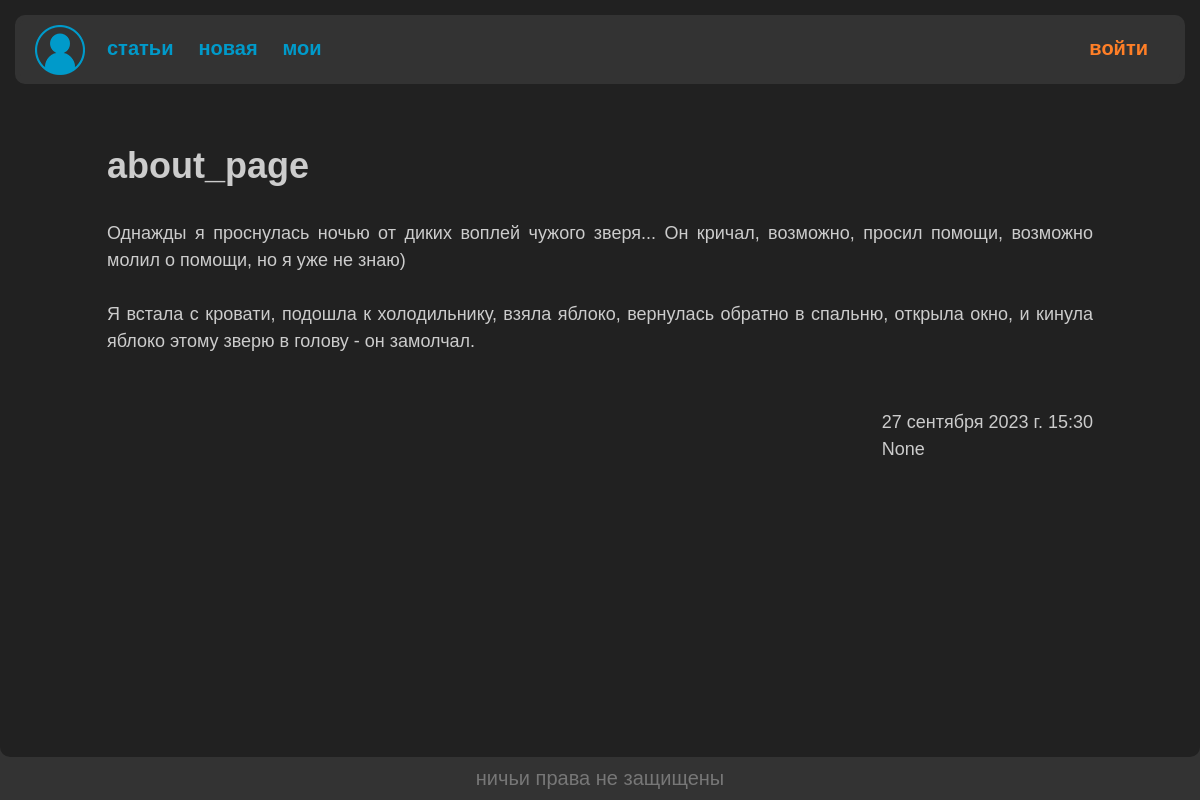
The page /pager/list/20/ on the database as committed earlier.
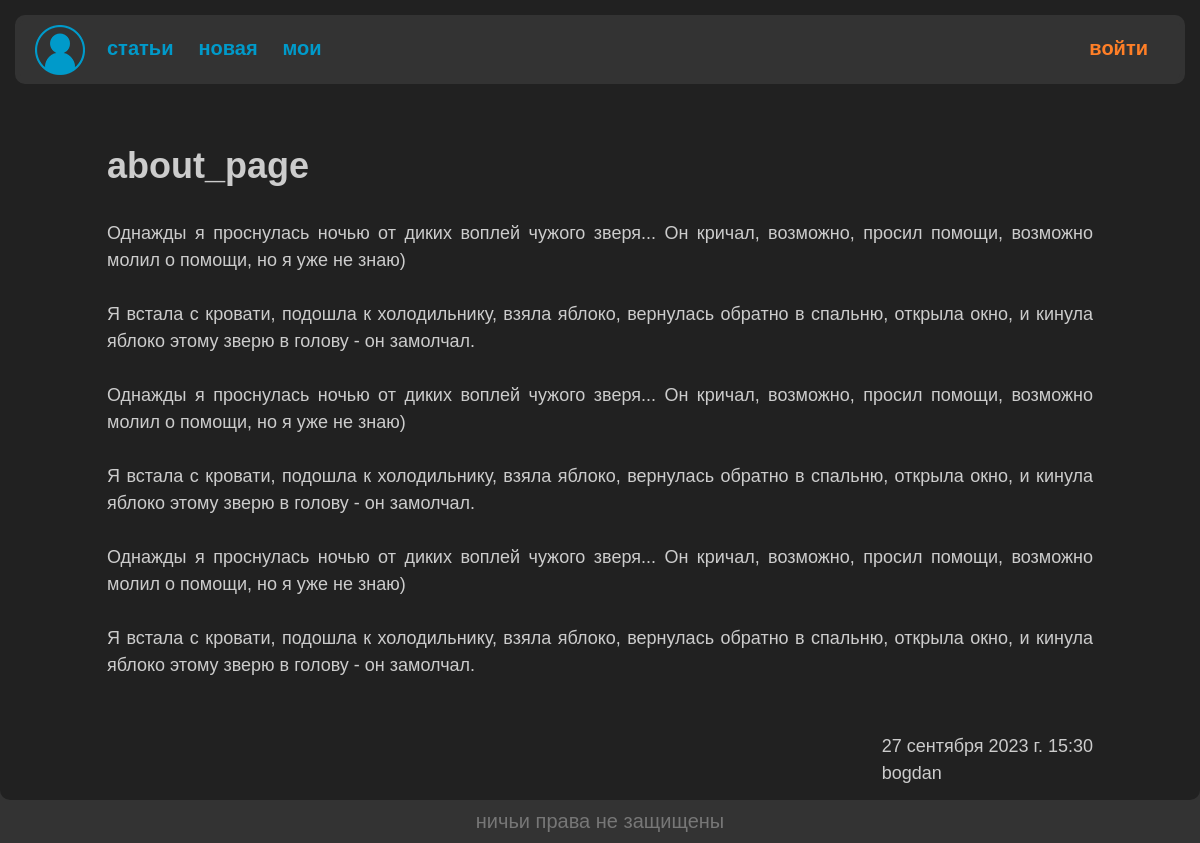
The same page on the database as committed later.
### pager/models.py (models this page shows, shortened)
class Page(models.Model):
    name = models.CharField(max_length=25)
    text = models.TextField(blank=True)
    date = models.DateTimeField(auto_now_add=True)
    user = models.ForeignKey('userface.CustomUser',
                             on_delete=models.SET_NULL,
                             null=True,
                             related_name='author')
    def get_absolute_url(self, prefix='text'):
        return reverse(prefix, kwargs={'page_id': self.id})
    class Meta:
        ordering = ['-date']  # установка дефолтной сортировке по дате

### userface/models.py (models this page shows, shortened)
class CustomUser(AbstractUser):
    settings = models.JSONField('settings',
                                default=get_default_settings)
    def __str__(self):
        return self.username

### pager/views.py (the view)
# urls.py: path('list/<int:page_id>/', TextPage.as_view(), name='text'),
class TextPage(DataMixin, View):
    def get(self, request, page_id):
        page = Page.objects.get(id=page_id)
        context = self.get_context({
            'id': page_id,
            'name': page.name,
            'text': page.text.split('\n'),
            'date': page.date,
            'edit_url': page.get_absolute_url('edit'),
            'author': page.user,
            'edit_access': (str(page.user) == request.user.username)
        })
        return render(request, "pager/text.html", context=context)

### pager/utils.py (called while the page is built)
    @staticmethod
    def get_context(context={}) -> dict:
        base = {
            'menu': menu,
            'theme': 0
        }
        return base | context

### pager/templates/pager/text.html (shortened to what this page needs)
{% extends 'userface/base.html' %}
{% block content %}
<h1>{{ name }}</h1>
<br>
{% for t in text %}
{{ t }}
<br>
<br>
{% endfor %}
<br>
<div class="date">
    {{ date }}
    <br>
    {{ author }}
</div>
<br>
{% endblock %}

### userface/templates/userface/base.html (shortened to what this page needs)
{% load static %}
<!DOCTYPE html>
<html>
<head>
    <link type="text/css" href="{% static 'userface/css/styles.css' %}" rel="stylesheet"/>
</head>
<body>
<div class="sub-body">
    <div class="over-border">
        <div class="header">
            <div class="logo">
                <a href="{% url 'main' %}"><img src="{% static 'userface/images/icon.png' %}" alt=""></a>
            </div>
            <div class="nav">
                {% block menu %}
                    {% for m in menu %}
                        <a class='nav-item' href="{% url m.url %}">{{ m.title }}</a>
                    {% endfor %}
                    {% if request.user.is_authenticated %}
                        <a class="nav-last" href="{% url 'my_profile' %}">{{ request.user.username }}</a>
                    {% else %}
                        <a class="nav-last" href="{% url 'login' %}">войти</a>
                    {% endif %}
                {% endblock %}
            </div>
        </div>
    </div>
    <div class="content">
        {% block content %}
        {% endblock %}
    </div>
</div>
<div class="footer">
    ничьи права не защищены
</div>
</body>
</html>

### userface/static/userface/css/styles.css (style rules this page uses)
* { margin: 0px; padding: 0px; font-family: sans-serif; text-decoration: none; }
body { background-color: #333333; height: 100%; }
.sub-body { background-color: #212121; border-radius: 10px; }
.over-border { border: 15px solid #212121; }
.header { weight: 100%; height: 250; background-color: #333333; border: 5px solid #333333; border-radius: 10px; display: flex; }
.logo { margin: 5px 5px 0px 15px; }
.nav { width: 100%; font-size: 20px; margin: 17px; box-sizing border-box; overflow: hidden; }
.nav-item { float: left; margin-right: 25px; color: #009ACA; font-weight: 700; }
.nav-last { float: right; margin-right: 15px; color: #FF7F27; font-weight: 700; }
.content { font-size: 18px; padding: 40px 107px 40px 107px; color: #CCCCCC; text-align: justify; font-weight: 500; line-height: 1.5; min-height: calc(100vh - 222px); }
.date { float: right }
.footer { color: #777777; text-align: center; font-size: 20px; background-color: #333333; border: 10px solid #333333; }

Rows that differ between the two databases and show on the page:
now on this page (row edited): CustomUser: username "bogdan"
Other text that changed with them:
{{ author }}: "None" → (not shown)
new list line: "Однажды я проснулась ночью от диких воплей чужого зверя... Он кричал, возможно, просил помощи, возможно молил о помощи, но я уже не знаю)"
new list line: "Я встала с кровати, подошла к холодильнику, взяла яблоко, вернулась обратно в спальню, открыла окно, и кинула яблоко этому зверю в голову - он замолчал."
